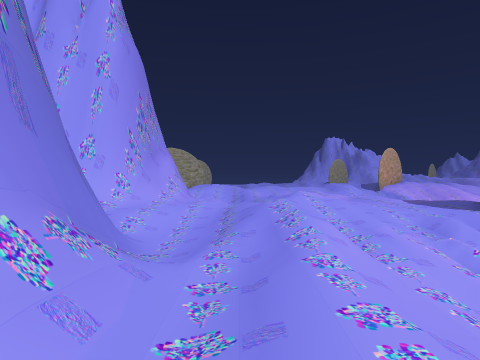
view 1 (above)

24 first-person views from a walk through a Unity game level. The camera is 1.5 m above the floor, looks level and sees 75° across. The floor is counted in squares, 2 m on a side. Each view is taken from the middle of a square. On the plan, view 1 faces up. The plan holds only what a view shows up to about 10 squares ahead; the rest is blank. The place goes on beyond the plan. The player is left out.

view 2
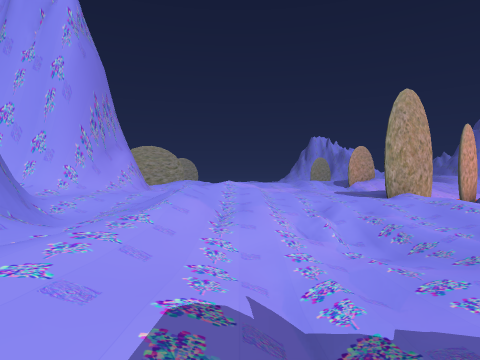

view 3
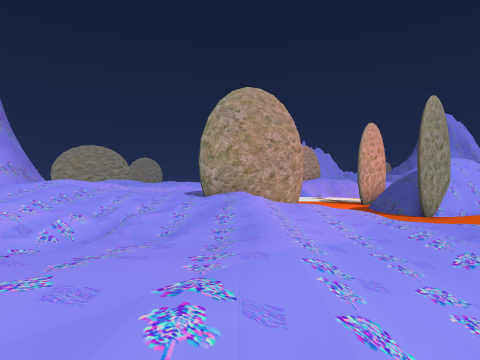

view 4
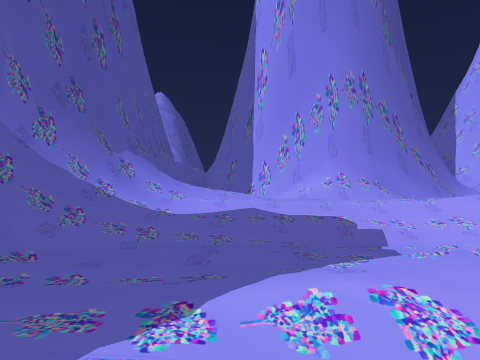

view 5
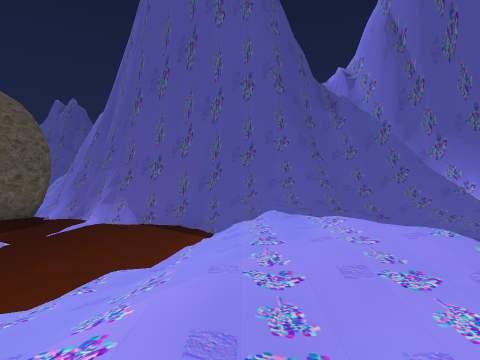

view 6
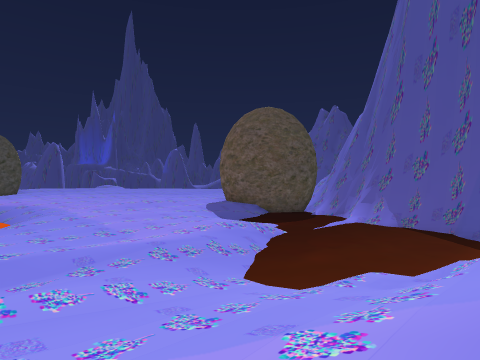

view 7
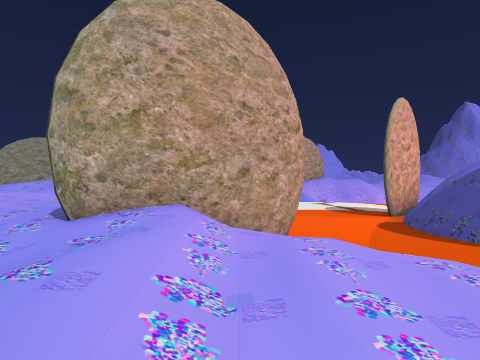

view 8
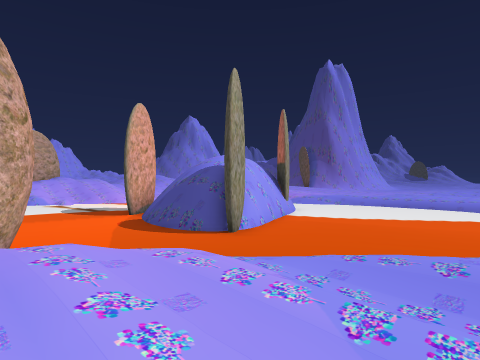

view 9
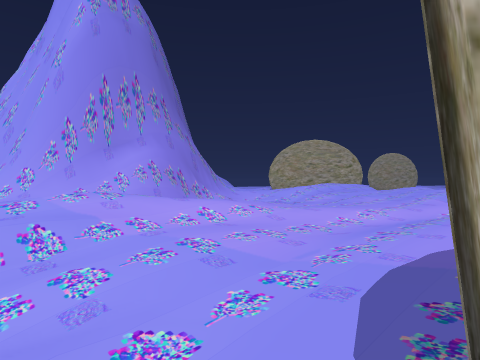

view 10
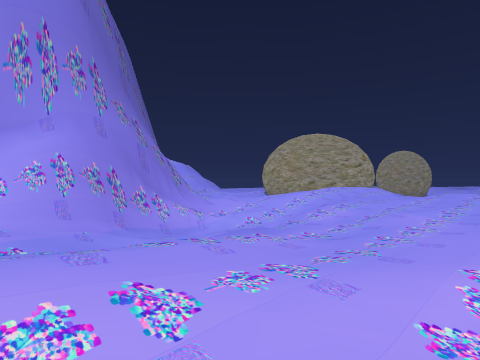

view 11
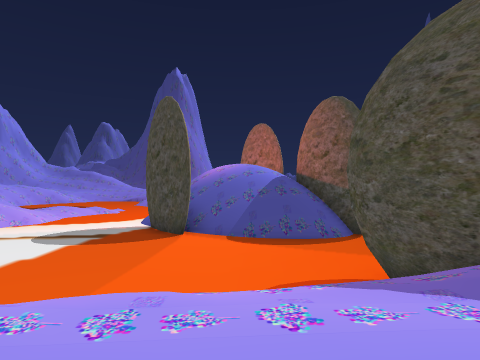

view 12
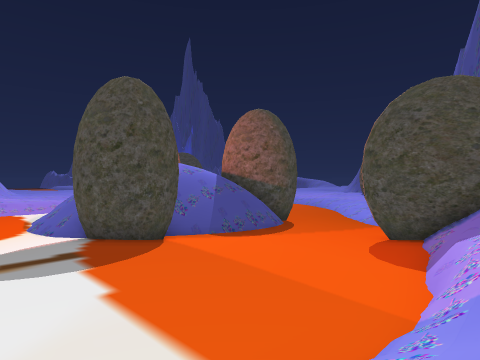

view 13
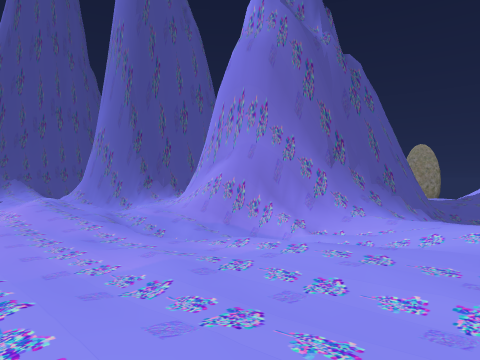

view 14
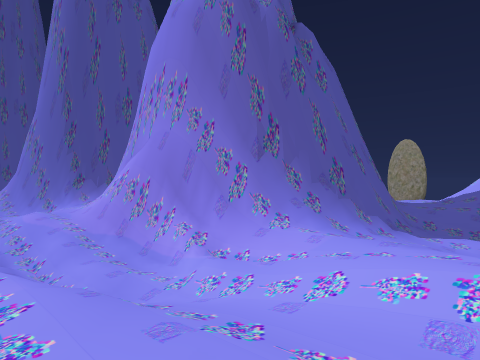

view 15
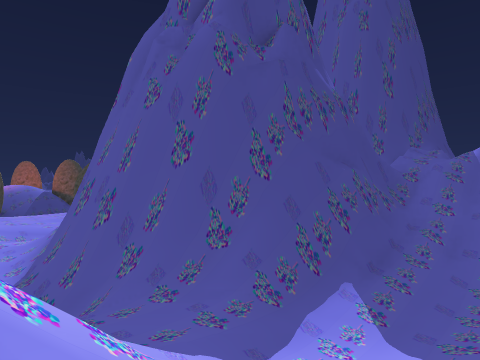

view 16
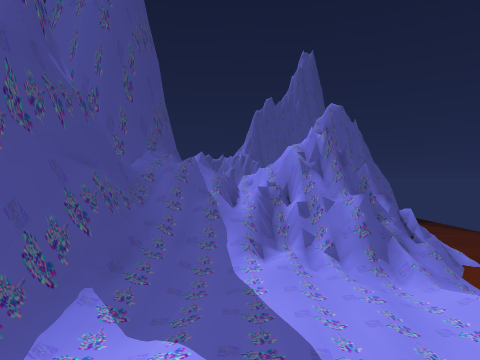

view 17
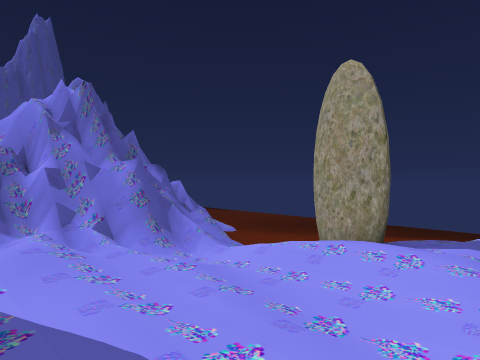

view 18
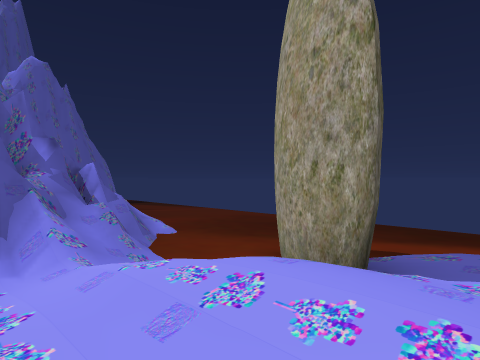

view 19
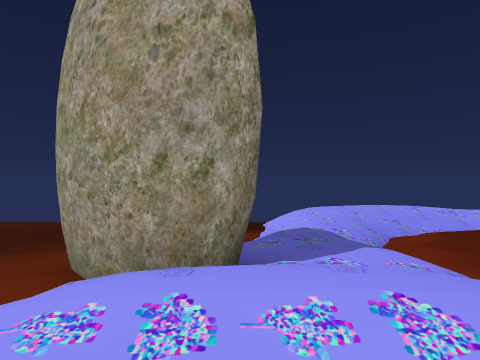

view 20
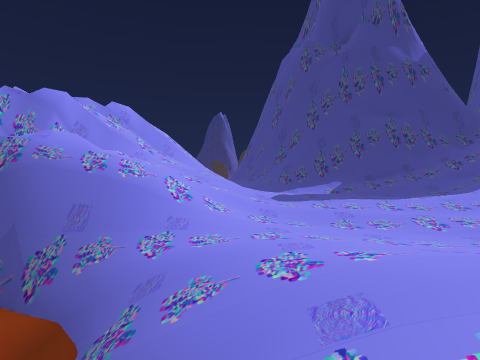

view 21
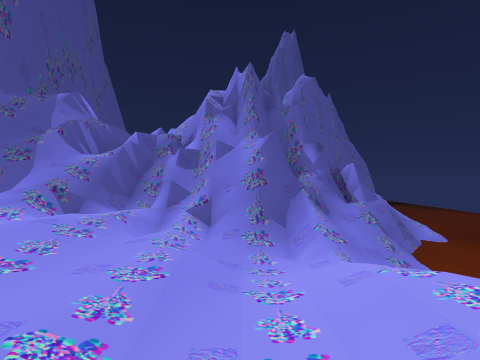

view 22
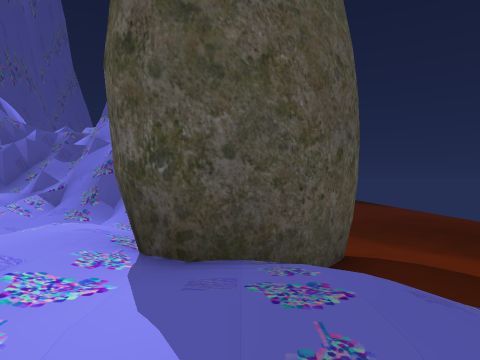

view 23
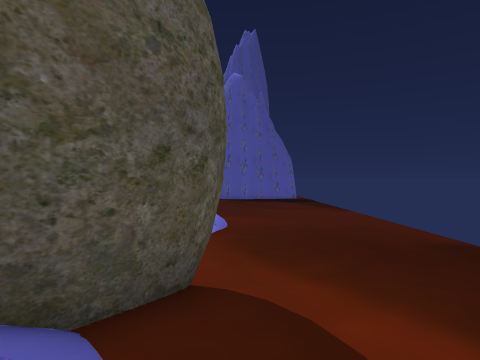

view 24
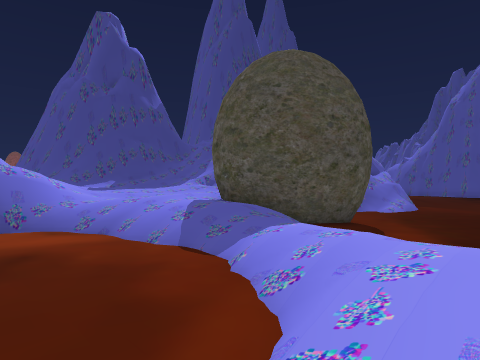

### Floor plan
Key: @ floor where view 1 was taken; # wall or solid block; . main floor; : floor 0.25 m higher than the main floor; - floor 0.25 m lower than the main floor; + floor 0.5 m higher than the main floor; _ floor 0.5 m lower than the main floor; * floor 0.75 m higher than the main floor; < floor 0.75 m lower than the main floor; % floor 1 m higher than the main floor; & floor 1.25 m higher than the main floor; / step, stairs or slope; = window, fence, low wall or low ledge; ≈ liquid the walk keeps out of; ^ raised ledge; v drop or lower ground.
Columns run from 25 left of view 1 to 17 right of it. Each row starts with its distance up from view 1.
 19  /≈≈≈≈   ≈/=/=         &/%%%%% +  ≈≈≈≈≈≈
 18  /≈≈≈≈≈≈≈=/=/= //_.-/ /%//%%%%   ≈≈≈≈≈≈≈≈≈≈
 17  ./≈≈≈≈≈≈//////%////:+%///**%% //≈≈≈≈≈≈≈≈^^
 16  .-/≈////.///*/%/####/////***% /≈≈≈≈≈≈≈≈#^^
 15 ≈///-/.:...:+::/##  ####-/+*** /≈≈≈≈≈≈≈##
 14 ≈≈≈≈//#/...:+./##    ##=-/++**++≈≈≈≈≈≈≈#
 13 ≈≈≈≈≈##/.-.::./#      ##.//+*+++/≈≈≈≈≈##
 12 ≈≈≈≈≈#≈ //.+://#      ##://**+++/≈≈≈≈≈##
 11  ≈≈≈≈≈≈//-/+///#      ##+/*%*+*+/≈≈≈≈≈####
 10 ≈≈≈≈≈≈≈/=#/////##     #/*/%&*+++/#≈≈≈≈^##≈
  9 ≈≈≈≈≈≈ ####=/#==#   ###*+///*+++## ≈≈≈≈≈≈≈≈
  8 ≈≈≈≈≈v#####v/#      ##//:///++:##// ≈≈≈≈≈≈≈
  7 ≈≈≈≈≈.#####=/=       /+/./%%/./:+..-/≈≈≈≈≈≈
  6 ≈≈≈≈≈     ##v#=       #..//+//./+...</≈≈≈≈≈
  5 ≈≈≈≈≈     ##          ##-//://.-:..-<_/≈≈≈≈
  4                        #/:/:/<//..--<_
  3                        #/.///</-..__<___/
  2                        #/////-/..//<____-//
  1                        #////_-::.//≈/___---
  0                       ##+@+/--:.//≈≈/-__--.
 -1                       #/ /+.-././≈≈≈≈___--
 -2                          //.-..:/≈≈≈≈/</_
 -3                       ###=/////:/≈≈≈≈≈≈≈
 -4                         ####/////≈≈≈≈≈≈
 -5                            #######≈≈≈≈≈≈
 -6                                  #####≈≈#

Positions as (right, up) in squares from view 1, and headings:
1: (0, 0), facing up
2: (2, -1), facing up
3: (7, -1), facing up
4: (7, -1), facing left
5: (7, 4), facing down
6: (7, 4), facing down-right
7: (8, 4), facing up
8: (8, 4), facing up-right
9: (6, 7), facing up-left
10: (4, 10), facing up-left
11: (4, 13), facing right
12: (6, 19), facing down-right
13: (4, 19), facing down-left
14: (1, 19), facing down-left
15: (-13, 18), facing down-right
16: (-13, 18), facing down
17: (-13, 16), facing down-left
18: (-16, 15), facing down-left
19: (-16, 14), facing left
20: (-19, 16), facing right
21: (-16, 15), facing down
22: (-19, 16), facing down
23: (-21, 15), facing down
24: (-24, 19), facing down-right
